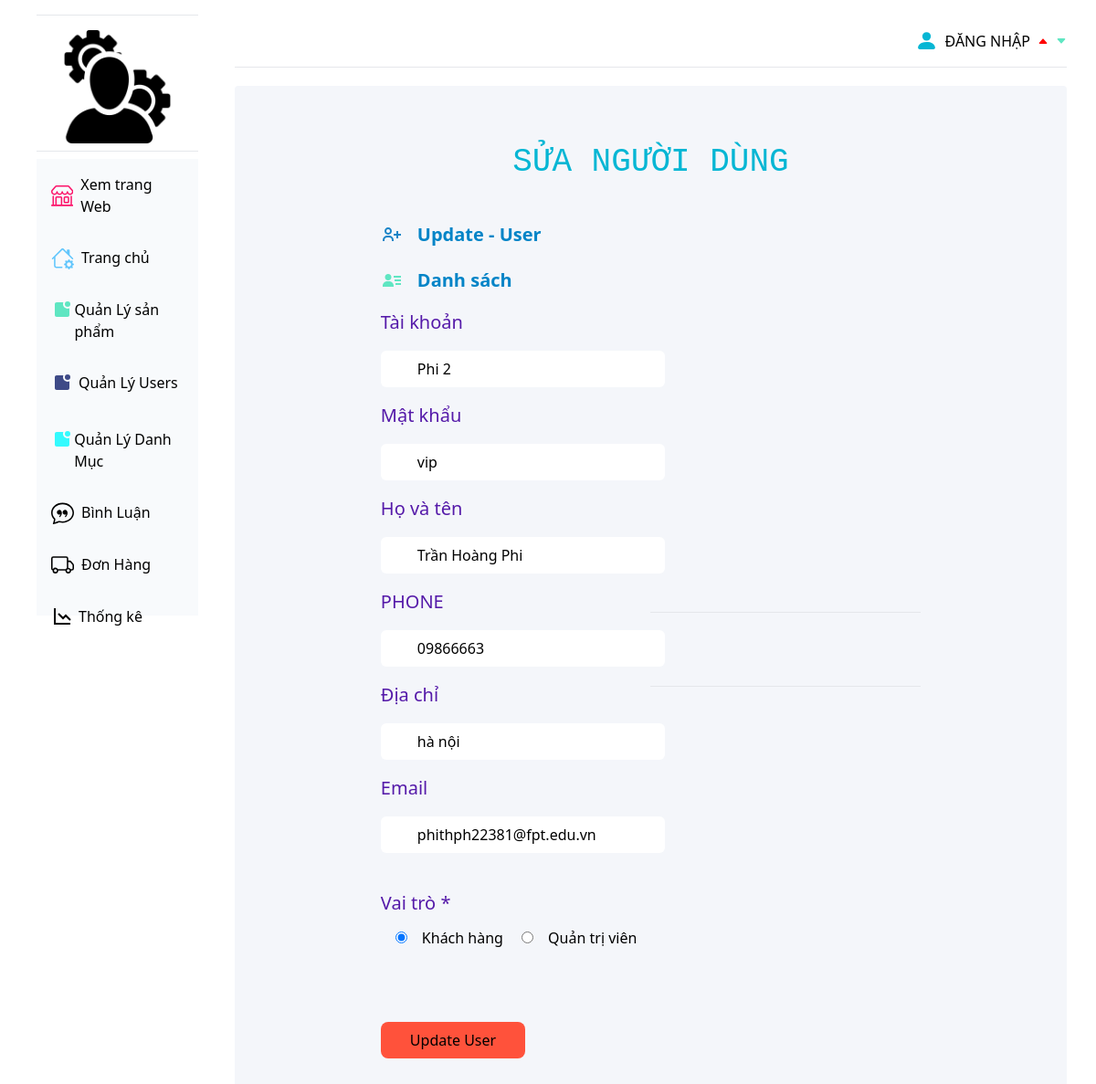
Screenshot of /admin/index.php?act=sua_us&id=22 with the database file from the repository.
### tables this page shows
CREATE TABLE `user` (
  `id` int(11) NOT NULL,
  `user_name` varchar(255) DEFAULT NULL,
  `full_name` varchar(255) DEFAULT NULL,
  `email` varchar(255) DEFAULT NULL,
  `phone` varchar(12) DEFAULT NULL,
  `address` varchar(255) DEFAULT NULL,
  `role` int(11) DEFAULT NULL,
  `password` varchar(199) NOT NULL
);

CREATE TABLE `role` (
  `id` int(11) NOT NULL,
  `name` varchar(255) DEFAULT NULL
);

### guest/pdo.php (called while the page is built, shortened)
<?php
function pdo_get_connection()
{
    $dburl = "mysql:host=localhost;dbname=duan1;charset=utf8";
    $username = 'root';
    $password = '';
    $conn = new PDO($dburl, $username, $password);
    $conn->setAttribute(PDO::ATTR_ERRMODE, PDO::ERRMODE_EXCEPTION);
    return $conn;
}
function pdo_query($sql)
{
    $sql_args = array_slice(func_get_args(), 1);
    try {
        $conn = pdo_get_connection();
        $stmt = $conn->prepare($sql);
        $stmt->execute($sql_args);
        $rows = $stmt->fetchAll();
        return $rows;
    } catch (PDOException $e) {
        throw $e;
    } finally {
        unset($conn);
    }
}
function pdo_query_one($sql)
{
    $sql_args = array_slice(func_get_args(), 1);
    try {
        $conn = pdo_get_connection();
        $stmt = $conn->prepare($sql);
        $stmt->execute($sql_args);
        $row = $stmt->fetch(PDO::FETCH_ASSOC);
        return $row;
    } catch (PDOException $e) {
        throw $e;
    } finally {
        unset($conn);
    }
}

### guest/account.php (called while the page is built, shortened)
<?php
function role(){
    $sql = "SELECT * FROM `role`";
    $role = pdo_query($sql);
    return $role;
}
require_once "pdo.php";
function lay_tai_khoan_theo_ma($id)
{
    $sql = "SELECT * FROM user WHERE id = '$id'";
    $tai_khoan_ma_kh = pdo_query_one($sql);
    return $tai_khoan_ma_kh;
}

### admin/user/update-user.php (the view, shortened to what this page needs)
<?php
    $role_test = role();
if (is_array($tai_khoan)) {
    extract($tai_khoan);
}
?>
<div class="home mt-5  px-40 py-10 mr-8 bg-[#F4F6FA] h-auto rounded">
    <h1 class="text-center text-cyan-500 py-6  text-4xl " style="font-family: 'Courier New', Courier, monospace">SỬA NGƯỜI DÙNG</h1>
    <div class="grid grid-cols-2 items-center">
        <div class="ad-r">
            <div class="">
                <div class="flex items-center">
                    <h1 class="text-[20px] mx-4 font-semibold text-sky-600 my-5">Update - User</h1>
                </div>
                <div class="flex items-center">
                    <svg xmlns="http://www.w3.org/2000/svg" width="24" height="24" style="fill: #5fe6c2;">
                        <path d="M15 11h7v2h-7zm1 4h6v2h-6zm-2-8h8v2h-8zM4 19h10v-1c0-2.757-2.243-5-5-5H7c-2.757 0-5 2.243-5 5v1h2zm4-7c1.995 0 3.5-1.505 3.5-3.5S9.995 5 8 5 4.5 6.505 4.5 8.5 6.005 12 8 12z">
                        </path>
                    </svg>
                    <a href="index.php?act=list-user" class="text-[20px] mx-4 font-semibold text-sky-600 ">Danh
                        sách</a>
                </div>
            </div>
            <form action="index.php?act=cap_nhat_tk" method="post" enctype="multipart/form-data" class="">
                <p class="text-[#551AA9] text-[20px] my-4" for="">Tài khoản</p>
                <input required type="text" value="<?= $user_name ?>" name="user_name" placeholder="username....." class="px-10 py-2 rounded-md">
                <p class="text-[#551AA9] text-[20px] my-4" for="">Mật khẩu</p>
                <input required type="text" name="password" value="<?= $password ?>" placeholder="******" class="px-10 py-2 rounded-md">
                <p class="text-[#551AA9] text-[20px] my-4" for="">Họ và tên</p>
                <input required type="text" value="<?= $full_name ?>" name="full_name" placeholder="name....." class="px-10 py-2 rounded-md">
                <p class="text-[#551AA9] text-[20px] my-4" for="">PHONE</p>
                <input required type="number" value="<?= $phone ?>" name="phone" placeholder="....." class="px-10 py-2 rounded-md">
                <p class="text-[#551AA9] text-[20px] my-4" for="">Địa chỉ</p>
                <input required type="text" value="<?= $address ?>" name="address" placeholder="....." class="px-10 py-2 rounded-md">
                <p class="text-[#551AA9] text-[20px] my-4" for="">Email</p>
                <input required type="email" value="<?= $email ?>" name="email" placeholder="....." class="px-10 py-2 rounded-md">
                <br>
                <div class=" py-10 space-y-4 space-x-4">
                    <label for="" class="text-[#551AA9] text-[20px] my-4">Vai trò *</label><br>
                    <?php
                   foreach ($role_test as $role_test) {
                    extract($role_test);
                   if ($tai_khoan['role'] == $id) {
                    echo '
                    <input checked ="checked"  type="radio" name="role" value="'.$id.'"><label for="">'.$name.'</label>
                    ';
                   }
                   else{
                    echo '
                    <input  type="radio" name="role" value="'.$id.'"><label for="">'.$name.'</label>
                    ';
                   }
                   }
                   ?>
                </div>
                <input type="submit" value="Update User" name="btn_update" class="bg-[#ff523b] my-10 py-2 px-8 hover:bg-[#BAAACE] hover:text-white rounded-lg">
            </form>
        </div>
        <div class="">
            <hr class="my-10">
            <hr class="my-10">
        </div>
    </div>
</div>
</div>
</div>
</body>
</html>

### rows the page displays
user: user_name "Phi 2", password "vip", full_name "Trần Hoàng Phi", phone "09866663", address "hà nội", email "phithph22381@fpt.edu.vn"
role: name "Khách hàng"
role: name "Quản trị viên"
